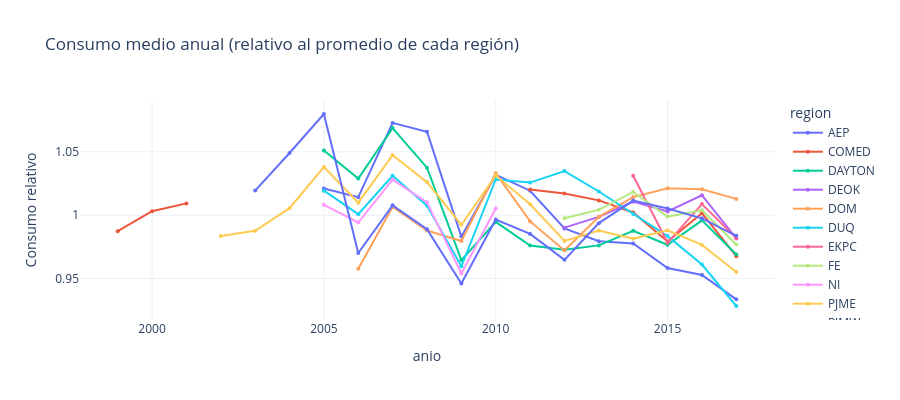

The notebook cell this image was saved under:
### Code cell
fig = px.line(anual / anual.mean(), markers=True,
              title='Consumo medio anual (relativo al promedio de cada región)',
              labels={'value': 'Consumo relativo'}, height=400)
fig.update_traces(marker_size=4)
fig.show()

### Figure 1 — Plotly figure (JSON) as saved in the notebook; plotly's stock layout.template omitted (floating-point values rounded to 4 significant figures)
{"data": [{"hovertemplate": "region=AEP<br>anio=%{x}<br>Consumo relativo=%{y}<extra></extra>", "legendgroup": "AEP", "line": {"color": "#636efa", "dash": "solid"}, "marker": {"size": 4, "symbol": "circle"}, "mode": "lines+markers", "name": "AEP", "orientation": "v", "showlegend": true, "type": "scatter", "x": [1999, 2000, 2001, 2002, 2003, 2004, 2005, 2006, 2007, 2008, 2009, 2010, 2011, 2012, 2013, 2014, 2015, 2016, 2017], "xaxis": "x", "y": [NaN, NaN, NaN, NaN, NaN, NaN, 1.021, 1.014, 1.073, 1.066, 0.9831, 1.032, 1.019, 0.9895, 0.9796, 0.9777, 0.9584, 0.9529, 0.9336], "yaxis": "y"}, {"hovertemplate": "region=COMED<br>anio=%{x}<br>Consumo relativo=%{y}<extra></extra>", "legendgroup": "COMED", "line": {"color": "#EF553B", "dash": "solid"}, "marker": {"size": 4, "symbol": "circle"}, "mode": "lines+markers", "name": "COMED", "orientation": "v", "showlegend": true, "type": "scatter", "x": [1999, 2000, 2001, 2002, 2003, 2004, 2005, 2006, 2007, 2008, 2009, 2010, 2011, 2012, 2013, 2014, 2015, 2016, 2017], "xaxis": "x", "y": [NaN, NaN, NaN, NaN, NaN, NaN, NaN, NaN, NaN, NaN, NaN, NaN, 1.02, 1.017, 1.012, 1.002, 0.9793, 1.002, 0.9677], "yaxis": "y"}, {"hovertemplate": "region=DAYTON<br>anio=%{x}<br>Consumo relativo=%{y}<extra></extra>", "legendgroup": "DAYTON", "line": {"color": "#00cc96", "dash": "solid"}, "marker": {"size": 4, "symbol": "circle"}, "mode": "lines+markers", "name": "DAYTON", "orientation": "v", "showlegend": true, "type": "scatter", "x": [1999, 2000, 2001, 2002, 2003, 2004, 2005, 2006, 2007, 2008, 2009, 2010, 2011, 2012, 2013, 2014, 2015, 2016, 2017], "xaxis": "x", "y": [NaN, NaN, NaN, NaN, NaN, NaN, 1.051, 1.029, 1.069, 1.037, 0.9646, 0.9947, 0.9761, 0.9728, 0.9762, 0.9877, 0.9767, 0.9959, 0.9691], "yaxis": "y"}, {"hovertemplate": "region=DEOK<br>anio=%{x}<br>Consumo relativo=%{y}<extra></extra>", "legendgroup": "DEOK", "line": {"color": "#ab63fa", "dash": "solid"}, "marker": {"size": 4, "symbol": "circle"}, "mode": "lines+markers", "name": "DEOK", "orientation": "v", "showlegend": true, "type": "scatter", "x": [1999, 2000, 2001, 2002, 2003, 2004, 2005, 2006, 2007, 2008, 2009, 2010, 2011, 2012, 2013, 2014, 2015, 2016, 2017], "xaxis": "x", "y": [NaN, NaN, NaN, NaN, NaN, NaN, NaN, NaN, NaN, NaN, NaN, NaN, NaN, 0.9902, 0.9987, 1.011, 1.003, 1.016, 0.9817], "yaxis": "y"}, {"hovertemplate": "region=DOM<br>anio=%{x}<br>Consumo relativo=%{y}<extra></extra>", "legendgroup": "DOM", "line": {"color": "#FFA15A", "dash": "solid"}, "marker": {"size": 4, "symbol": "circle"}, "mode": "lines+markers", "name": "DOM", "orientation": "v", "showlegend": true, "type": "scatter", "x": [1999, 2000, 2001, 2002, 2003, 2004, 2005, 2006, 2007, 2008, 2009, 2010, 2011, 2012, 2013, 2014, 2015, 2016, 2017], "xaxis": "x", "y": [NaN, NaN, NaN, NaN, NaN, NaN, NaN, 0.9577, 1.007, 0.9879, 0.9796, 1.033, 0.9951, 0.9722, 0.9988, 1.014, 1.021, 1.021, 1.013], "yaxis": "y"}, {"hovertemplate": "region=DUQ<br>anio=%{x}<br>Consumo relativo=%{y}<extra></extra>", "legendgroup": "DUQ", "line": {"color": "#19d3f3", "dash": "solid"}, "marker": {"size": 4, "symbol": "circle"}, "mode": "lines+markers", "name": "DUQ", "orientation": "v", "showlegend": true, "type": "scatter", "x": [1999, 2000, 2001, 2002, 2003, 2004, 2005, 2006, 2007, 2008, 2009, 2010, 2011, 2012, 2013, 2014, 2015, 2016, 2017], "xaxis": "x", "y": [NaN, NaN, NaN, NaN, NaN, NaN, 1.019, 1.001, 1.031, 1.008, 0.9597, 1.028, 1.026, 1.035, 1.019, 1.001, 0.9835, 0.9611, 0.9284], "yaxis": "y"}, {"hovertemplate": "region=EKPC<br>anio=%{x}<br>Consumo relativo=%{y}<extra></extra>", "legendgroup": "EKPC", "line": {"color": "#FF6692", "dash": "solid"}, "marker": {"size": 4, "symbol": "circle"}, "mode": "lines+markers", "name": "EKPC", "orientation": "v", "showlegend": true, "type": "scatter", "x": [1999, 2000, 2001, 2002, 2003, 2004, 2005, 2006, 2007, 2008, 2009, 2010, 2011, 2012, 2013, 2014, 2015, 2016, 2017], "xaxis": "x", "y": [NaN, NaN, NaN, NaN, NaN, NaN, NaN, NaN, NaN, NaN, NaN, NaN, NaN, NaN, NaN, 1.031, 0.9782, 1.009, 0.9819], "yaxis": "y"}, {"hovertemplate": "region=FE<br>anio=%{x}<br>Consumo relativo=%{y}<extra></extra>", "legendgroup": "FE", "line": {"color": "#B6E880", "dash": "solid"}, "marker": {"size": 4, "symbol": "circle"}, "mode": "lines+markers", "name": "FE", "orientation": "v", "showlegend": true, "type": "scatter", "x": [1999, 2000, 2001, 2002, 2003, 2004, 2005, 2006, 2007, 2008, 2009, 2010, 2011, 2012, 2013, 2014, 2015, 2016, 2017], "xaxis": "x", "y": [NaN, NaN, NaN, NaN, NaN, NaN, NaN, NaN, NaN, NaN, NaN, NaN, NaN, 0.9976, 1.004, 1.018, 0.9989, 1.004, 0.9769], "yaxis": "y"}, {"hovertemplate": "region=NI<br>anio=%{x}<br>Consumo relativo=%{y}<extra></extra>", "legendgroup": "NI", "line": {"color": "#FF97FF", "dash": "solid"}, "marker": {"size": 4, "symbol": "circle"}, "mode": "lines+markers", "name": "NI", "orientation": "v", "showlegend": true, "type": "scatter", "x": [1999, 2000, 2001, 2002, 2003, 2004, 2005, 2006, 2007, 2008, 2009, 2010, 2011, 2012, 2013, 2014, 2015, 2016, 2017], "xaxis": "x", "y": [NaN, NaN, NaN, NaN, NaN, NaN, 1.008, 0.9943, 1.028, 1.01, 0.954, 1.005, NaN, NaN, NaN, NaN, NaN, NaN, NaN], "yaxis": "y"}, {"hovertemplate": "region=PJME<br>anio=%{x}<br>Consumo relativo=%{y}<extra></extra>", "legendgroup": "PJME", "line": {"color": "#FECB52", "dash": "solid"}, "marker": {"size": 4, "symbol": "circle"}, "mode": "lines+markers", "name": "PJME", "orientation": "v", "showlegend": true, "type": "scatter", "x": [1999, 2000, 2001, 2002, 2003, 2004, 2005, 2006, 2007, 2008, 2009, 2010, 2011, 2012, 2013, 2014, 2015, 2016, 2017], "xaxis": "x", "y": [NaN, NaN, NaN, 0.9836, 0.9877, 1.006, 1.038, 1.01, 1.047, 1.026, 0.9925, 1.031, 1.009, 0.9797, 0.988, 0.9815, 0.9881, 0.9766, 0.9552], "yaxis": "y"}, {"hovertemplate": "region=PJMW<br>anio=%{x}<br>Consumo relativo=%{y}<extra></extra>", "legendgroup": "PJMW", "line": {"color": "#636efa", "dash": "solid"}, "marker": {"size": 4, "symbol": "circle"}, "mode": "lines+markers", "name": "PJMW", "orientation": "v", "showlegend": true, "type": "scatter", "x": [1999, 2000, 2001, 2002, 2003, 2004, 2005, 2006, 2007, 2008, 2009, 2010, 2011, 2012, 2013, 2014, 2015, 2016, 2017], "xaxis": "x", "y": [NaN, NaN, NaN, NaN, 1.019, 1.049, 1.08, 0.9702, 1.008, 0.989, 0.9461, 0.9966, 0.9853, 0.9648, 0.9938, 1.012, 1.005, 0.9975, 0.9837], "yaxis": "y"}, {"hovertemplate": "region=PJM_Load<br>anio=%{x}<br>Consumo relativo=%{y}<extra></extra>", "legendgroup": "PJM_Load", "line": {"color": "#EF553B", "dash": "solid"}, "marker": {"size": 4, "symbol": "circle"}, "mode": "lines+markers", "name": "PJM_Load", "orientation": "v", "showlegend": true, "type": "scatter", "x": [1999, 2000, 2001, 2002, 2003, 2004, 2005, 2006, 2007, 2008, 2009, 2010, 2011, 2012, 2013, 2014, 2015, 2016, 2017], "xaxis": "x", "y": [0.9874, 1.003, 1.009, NaN, NaN, NaN, NaN, NaN, NaN, NaN, NaN, NaN, NaN, NaN, NaN, NaN, NaN, NaN, NaN], "yaxis": "y"}], "layout": {"height": 400, "legend": {"title": {"text": "region"}, "tracegroupgap": 0}, "title": {"text": "Consumo medio anual (relativo al promedio de cada región)"}, "xaxis": {"anchor": "y", "domain": [0, 1], "title": {"text": "anio"}}, "yaxis": {"anchor": "x", "domain": [0, 1], "title": {"text": "Consumo relativo"}}}}
